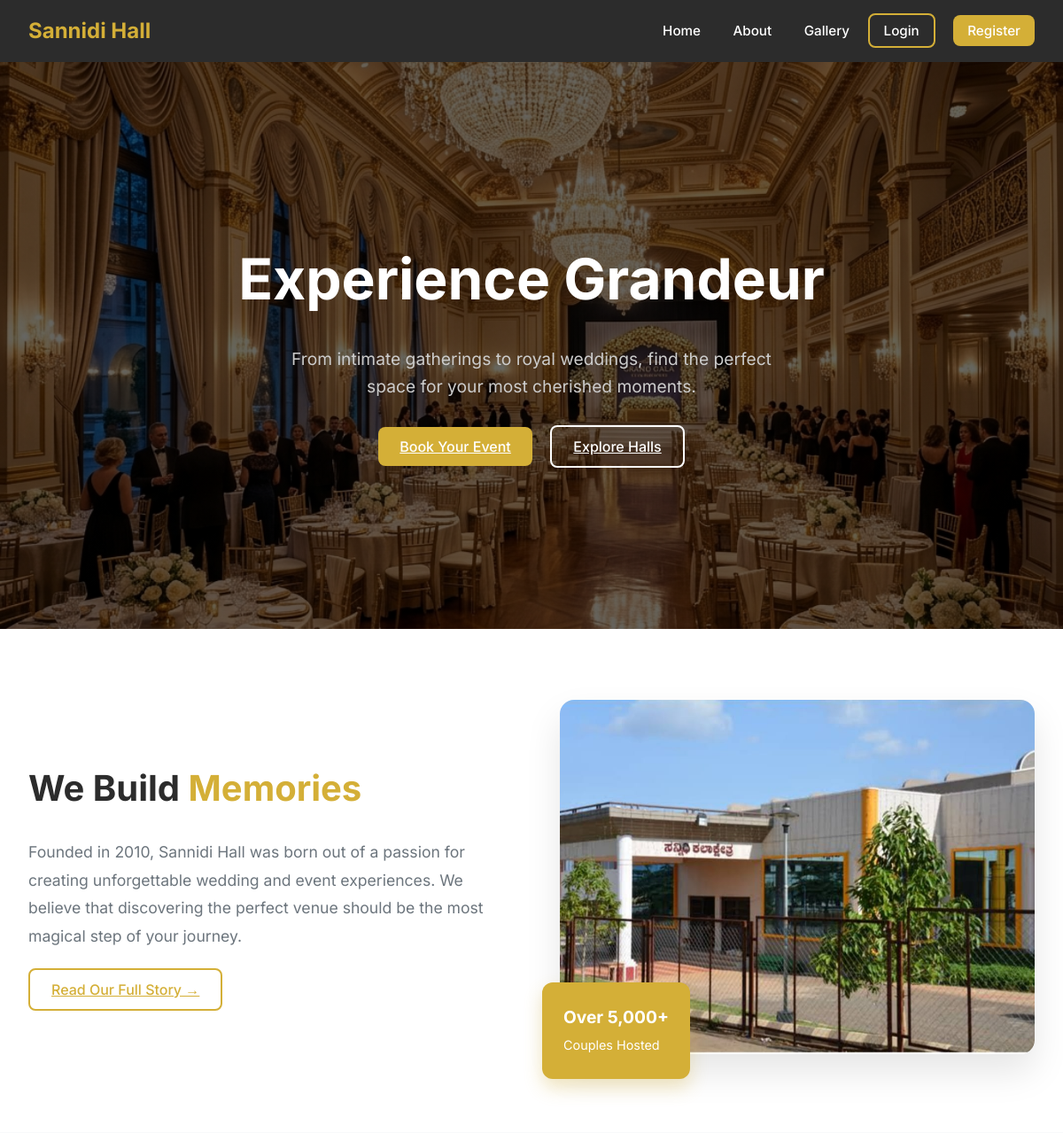
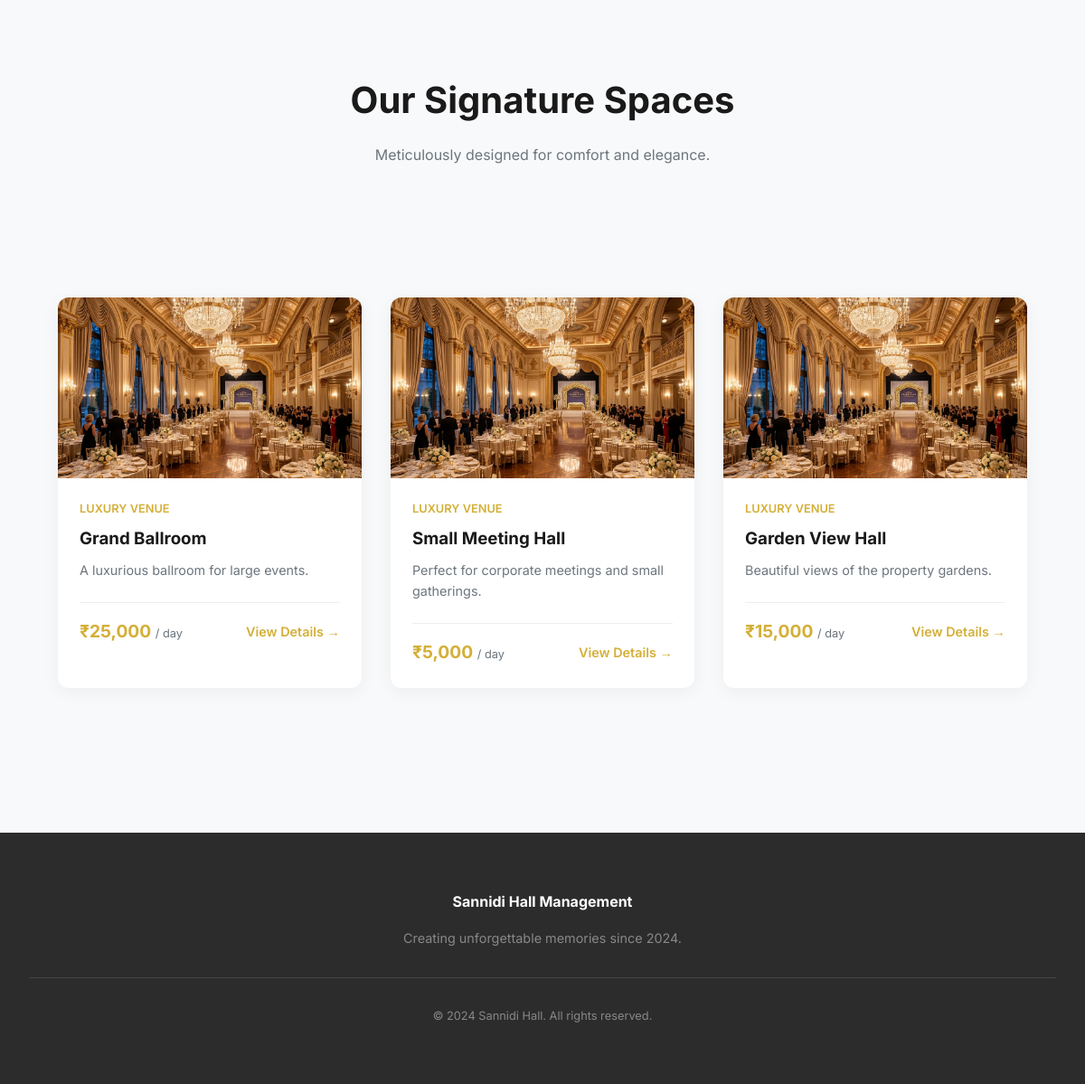
The page / on the database its author committed (2 pictures, top to bottom).
### tables this page shows
CREATE TABLE IF NOT EXISTS halls (
    id INT AUTO_INCREMENT PRIMARY KEY,
    hall_name VARCHAR(255) NOT NULL,
    location VARCHAR(255) NOT NULL,
    capacity INT DEFAULT 100,
    price DECIMAL(10, 2) NOT NULL,
    description TEXT,
    image_url VARCHAR(255) DEFAULT 'default_hall.jpg',
    created_at TIMESTAMP DEFAULT CURRENT_TIMESTAMP
);

### index.php (the view, shortened to what this page needs)
<?php
include 'includes/db.php';
$halls_query = "SELECT * FROM halls LIMIT 3";
$halls_result = mysqli_query($conn, $halls_query);
?>
<!DOCTYPE html>
<html lang="en">
<head>
    <link rel="stylesheet" href="assets/css/index.css">
</head>
<body>
<nav>
    <div class="logo" style="font-size: 1.5rem; font-weight: 700; color: var(--primary-color);">Sannidi Hall</div>
    <div class="nav-links">
        <a href="index.php">Home</a>
        <a href="about.php">About</a>
        <a href="gallery.php">Gallery</a>
        <a href="login.php" class="btn-outline" style="padding: 0.5rem 1rem; margin-left: 1rem;">Login</a>
        <a href="register.php" class="btn-primary" style="padding: 0.5rem 1rem; margin-left: 1rem;">Register</a>
    </div>
</nav>
<header class="hero" style="background: linear-gradient(rgba(0,0,0,0.6), rgba(0,0,0,0.6)), url('assets/images/hero.png'); background-size: cover; background-position: center;">
    <div>
        <h1>Experience Grandeur</h1>
        <p>From intimate gatherings to royal weddings, find the perfect space for your most cherished moments.</p>
        <div style="margin-top: 2.5rem;">
            <a href="register.php" class="btn-primary">Book Your Event</a>
            <a href="#halls" class="btn-outline" style="margin-left: 1rem; color: white; border-color: white;">Explore Halls</a>
        </div>
    </div>
</header>
<section id="about_preview" style="background: white; padding: 5rem 2rem;">
    <div style="max-width: 1200px; margin: 0 auto; display: grid; grid-template-columns: repeat(auto-fit, minmax(300px, 1fr)); gap: 4rem; align-items: center;">
        <div>
            <h2 style="font-size: 2.5rem; margin-bottom: 1.5rem; color: var(--secondary-color);">We Build <span style="color: var(--primary-color);">Memories</span></h2>
            <p style="color: var(--text-muted); line-height: 1.8; margin-bottom: 2rem; font-size: 1.1rem;">
                Founded in 2010, Sannidi Hall was born out of a passion for creating unforgettable wedding and event experiences. We believe that discovering the perfect venue should be the most magical step of your journey.
            </p>
            <a href="about.php" class="btn-outline">Read Our Full Story &rarr;</a>
        </div>
        <div style="position: relative;">
            <img src="assets/images/about_profile.jpg" alt="About Us Profile" style="width: 100%; border-radius: 16px; box-shadow: 0 20px 40px rgba(0,0,0,0.1); object-fit: cover; height: 400px;">
            <div style="position: absolute; bottom: -20px; left: -20px; background: var(--primary-color); color: white; padding: 1.5rem; border-radius: 12px; font-weight: bold; font-size: 1.2rem; box-shadow: 0 10px 20px rgba(212,175,55,0.3);">
                Over 5,000+<br><small style="font-weight: normal; font-size: 0.9rem;">Couples Hosted</small>
            </div>
        </div>
    </div>
</section>
<section id="halls" class="container" style="padding: 5rem 2rem; max-width: 1200px; margin: 0 auto;">
    <h2 style="text-align: center; font-size: 2.5rem; margin-bottom: 1rem;">Our Signature Spaces</h2>
    <p style="text-align: center; color: var(--text-muted); margin-bottom: 4rem;">Meticulously designed for comfort and elegance.</p>
    <div class="hall-grid">
        <?php if (mysqli_num_rows($halls_result) > 0): ?>
            <?php while($hall = mysqli_fetch_assoc($halls_result)): ?>
                <div class="hall-card">
                    <div class="hall-img" style="background-image: url('assets/images/hero.png');"></div>
                    <div class="hall-content">
                        <div class="hall-brand" style="color: var(--primary-color); font-weight: 600; font-size: 0.8rem; text-transform: uppercase; margin-bottom: 0.5rem;">Luxury Venue</div>
                        <h3 style="margin-bottom: 0.5rem;"><?php echo htmlspecialchars($hall['hall_name']); ?></h3>
                        <p style="color: var(--text-muted); font-size: 0.9rem; margin-bottom: 1.5rem;"><?php echo htmlspecialchars($hall['description']); ?></p>
                        <div style="display: flex; justify-content: space-between; align-items: center; border-top: 1px solid #eee; pt: 1rem; margin-top: 1rem; padding-top: 1rem;">
                            <span class="hall-price">₹<?php echo number_format($hall['price']); ?> <small style="font-weight: 400; font-size: 0.8rem; color: var(--text-muted);">/ day</small></span>
                            <a href="login.php" style="color: var(--primary-color); text-decoration: none; font-weight: 600; font-size: 0.9rem;">View Details &rarr;</a>
                        </div>
                    </div>
                </div>
            <?php endwhile; ?>
        <?php else: ?>
            <p style="text-align: center; grid-column: 1/-1;">No halls available at the moment. Please check back later.</p>
        <?php endif; ?>
    </div>
</section>
<footer style="background: var(--secondary-color); color: #888; padding: 4rem 2rem; text-align: center;">
    <div style="color: white; font-weight: 700; margin-bottom: 1rem;">Sannidi Hall Management</div>
    <p style="font-size: 0.9rem; margin-bottom: 2rem;">Creating unforgettable memories since 2024.</p>
    <div style="border-top: 1px solid #444; padding-top: 2rem; font-size: 0.8rem;">
        &copy; 2024 Sannidi Hall. All rights reserved.
    </div>
</footer>
</body>
</html>

### assets/css/index.css (style rules this page uses)
:root { --primary-color: #d4af37; --secondary-color: #2c2c2c; --accent-color: #f4e1d2; --bg-color: #f8f9fa; --card-bg: rgba(255, 255, 255, 0.9); --text-main: #1a1a1a; --text-muted: #6c757d; --shadow-soft: 0 8px 32px 0 rgba(31, 38, 135, 0.1); --glass-bg: rgba(255, 255, 255, 0.4); --glass-border: rgba(255, 255, 255, 0.18); --transition-speed: 0.3s; }
* { margin: 0; padding: 0; box-sizing: border-box; }
body { font-family: 'Inter', sans-serif; background-color: var(--bg-color); color: var(--text-main); line-height: 1.6; overflow-x: hidden; }
.btn-primary { background-color: var(--primary-color); border-color: var(--primary-color); color: white; font-weight: 500; padding: 0.75rem 1.5rem; border-radius: 8px; transition: all var(--transition-speed) ease; }
.btn-outline { border: 2px solid var(--primary-color); color: var(--primary-color); background: transparent; padding: 0.75rem 1.5rem; border-radius: 8px; font-weight: 500; transition: all var(--transition-speed) ease; }
nav { background-color: var(--secondary-color); padding: 1rem 2rem; color: white; display: flex; justify-content: space-between; align-items: center; position: sticky; top: 0; z-index: 1000; }
.nav-links a { color: white; text-decoration: none; margin-left: 2rem; font-size: 0.95rem; font-weight: 500; transition: color var(--transition-speed); }
.hero { height: 80vh; display: flex; align-items: center; justify-content: center; background: linear-gradient(135deg, var(--secondary-color) 0%, #1a1a1a 100%); color: white; text-align: center; padding: 2rem; }
.hero h1 { font-size: 4rem; margin-bottom: 1.5rem; font-weight: 700; }
.hero p { font-size: 1.2rem; max-width: 600px; margin: 0 auto 2rem; color: #ccc; }
.hall-grid { display: grid; grid-template-columns: repeat(auto-fit, minmax(300px, 1fr)); gap: 2rem; padding: 5rem 2rem; }
.hall-card { background: white; border-radius: 12px; overflow: hidden; box-shadow: 0 4px 20px rgba(0,0,0,0.05); transition: transform var(--transition-speed); }
.hall-img { height: 200px; background-size: cover; background-position: center; }
.hall-content { padding: 1.5rem; }
.hall-price { font-weight: 700; color: var(--primary-color); font-size: 1.2rem; }

### rows shown on the page
halls: hall_name "Grand Ballroom", description "A luxurious ballroom for large events.", price "25,000"
halls: hall_name "Small Meeting Hall", description "Perfect for corporate meetings and small gatherings.", price "5,000"
halls: hall_name "Garden View Hall", description "Beautiful views of the property gardens.", price "15,000"
